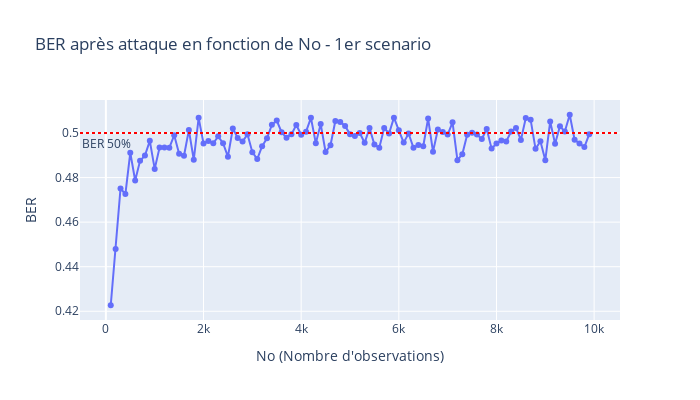
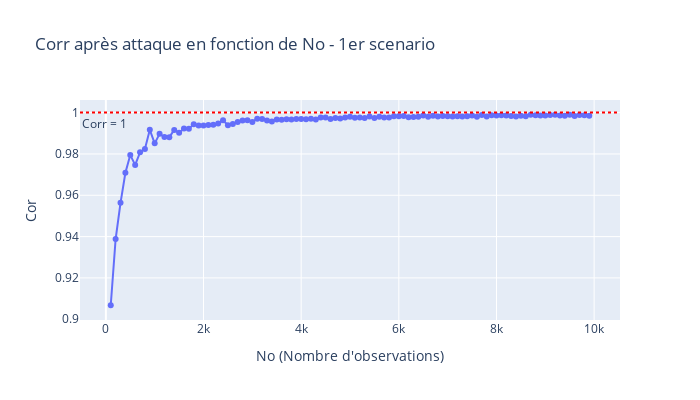

Notebook source saved alongside these figures, in order:
### Code cell
# Compute the Bit Error Rate between message m and the extracted message from Y using key k
def ber(Y,m,k):
    c = np.sign(np.dot(Y.T,k))
    return np.sum(c != m)/float(Ni)

# Compute the Normalised correlation
def norm_corr(hatk,k):
    hatk = hatk / np.sqrt(np.dot(hatk.T,hatk)) # Normalize
    corrN = np.abs(np.dot(hatk.T,k))/(np.linalg.norm(hatk)*np.linalg.norm(k)) 
    return corrN

def do_process(alpha,No):
    #print(f'alpha: {alpha}, No: {No}')
    X = np.random.randn(Nv,Ni) # Generate Ni random host vectors
    k = np.random.randn(Nv,1) # Generate de Watermark
    k = k / np.sqrt(np.dot(k.T,k)) # Normalize the watermark

    m1 = np.ones((Ni,1)) #Scenario with Known Messages: generate only ones
    K = np.dot(k,m1.T) # Generate the matrix of watermarks (each column contains m1_i*k)
    W = alpha*K
    Y = X + W # perform embedding


    Y_obs = Y[:,:No]
    
    hatk = np.mean(Y_obs, axis=1)
    hatk = hatk / np.sqrt(np.dot(hatk.T,hatk)) # We need to Normalize
    
    corrN = np.abs(np.dot(hatk.T,k))/(np.linalg.norm(hatk)*np.linalg.norm(k)) # Compute the Normalised correlation
    #print('Normalised correlation between the true key and the estimated key')
    #print(corrN)

    hatk = np.reshape(hatk,(Nv,1))# We need to reshape

    YA = Y - alpha*np.dot(hatk,m1.T) # perform the removal attack
    #print('BER après attaque:', ber(YA, m1, k))
    #print('\n\n')
    return ber(YA, m1, k), corrN[0]

    
alpha = 2 # Tune the power of the watermark here

# Réinitialisation des vecteurs pour les plots
ber_values = []
corr_values = []
No_values = range(100,Ni,100) 

# One example, will be used to draw plots
for No in No_values:
    ber_val, corr_val = do_process(alpha, No)
    ber_values.append(ber_val)
    corr_values.append(corr_val)


# Graphique du BER
fig_ber = go.Figure()
fig_ber.add_trace(go.Scatter(x=list(No_values), y=ber_values, mode='lines+markers', name='BER après attaque'))
fig_ber.add_hline(y=0.5, line_dash="dot", line_color="red", annotation_text="BER 50%", annotation_position="bottom left")
fig_ber.update_layout(
    title="BER après attaque en fonction de No - 1er scenario",
    xaxis_title="No (Nombre d'observations)",
    yaxis_title="BER",
    width=700,
    height=400
)
fig_ber.show()

# Graphique du Corr
fig_corr = go.Figure()
fig_corr.add_trace(go.Scatter(x=list(No_values), y=corr_values, mode='lines+markers', name='Corr après attaque'))
fig_corr.add_hline(y=1, line_dash="dot", line_color="red", annotation_text="Corr = 1", annotation_position="bottom left")
fig_corr.update_layout(
    title="Corr après attaque en fonction de No - 1er scenario",
    xaxis_title="No (Nombre d'observations)",
    yaxis_title="Cor",
    width=700,
    height=400
)
fig_corr.show()

### Figure 1 — Plotly figure (JSON) as saved in the notebook; plotly's stock layout.template omitted (floating-point values rounded to 4 significant figures)
{"data": [{"mode": "lines+markers", "name": "BER après attaque", "type": "scatter", "x": [100, 200, 300, 400, 500, 600, 700, 800, 900, 1000, 1100, 1200, 1300, 1400, 1500, 1600, 1700, 1800, 1900, 2000, 2100, 2200, 2300, 2400, 2500, 2600, 2700, 2800, 2900, 3000, 3100, 3200, 3300, 3400, 3500, 3600, 3700, 3800, 3900, 4000, 4100, 4200, 4300, 4400, 4500, 4600, 4700, 4800, 4900, 5000, 5100, 5200, 5300, 5400, 5500, 5600, 5700, 5800, 5900, 6000, 6100, 6200, 6300, 6400, 6500, 6600, 6700, 6800, 6900, 7000, 7100, 7200, 7300, 7400, 7500, 7600, 7700, 7800, 7900, 8000, 8100, 8200, 8300, 8400, 8500, 8600, 8700, 8800, 8900, 9000, 9100, 9200, 9300, 9400, 9500, 9600, 9700, 9800, 9900], "y": [0.4227, 0.4479, 0.4751, 0.4726, 0.4912, 0.4787, 0.4875, 0.4899, 0.4965, 0.4839, 0.4935, 0.4935, 0.4934, 0.499, 0.4907, 0.4898, 0.5013, 0.488, 0.5068, 0.4953, 0.4964, 0.4954, 0.4985, 0.4954, 0.4894, 0.502, 0.4978, 0.4962, 0.4994, 0.4914, 0.4883, 0.4941, 0.4976, 0.5037, 0.5056, 0.5003, 0.4979, 0.4994, 0.5036, 0.4992, 0.5006, 0.5068, 0.4954, 0.504, 0.4915, 0.4945, 0.5054, 0.505, 0.5032, 0.4994, 0.4987, 0.5, 0.4956, 0.5022, 0.4948, 0.4934, 0.5023, 0.4998, 0.5069, 0.5012, 0.4957, 0.4998, 0.4934, 0.4946, 0.4941, 0.5065, 0.4916, 0.5016, 0.5005, 0.4993, 0.5048, 0.4878, 0.4905, 0.4992, 0.5001, 0.4993, 0.4973, 0.5018, 0.493, 0.4953, 0.4966, 0.4962, 0.5007, 0.5023, 0.4969, 0.5067, 0.5059, 0.4929, 0.4963, 0.4878, 0.5052, 0.4952, 0.503, 0.5007, 0.5082, 0.497, 0.4953, 0.4937, 0.4995]}], "layout": {"annotations": [{"showarrow": false, "text": "BER 50%", "x": 0, "xanchor": "left", "xref": "x domain", "y": 0.5, "yanchor": "top", "yref": "y"}], "height": 400, "shapes": [{"line": {"color": "red", "dash": "dot"}, "type": "line", "x0": 0, "x1": 1, "xref": "x domain", "y0": 0.5, "y1": 0.5, "yref": "y"}], "title": {"text": "BER après attaque en fonction de No - 1er scenario"}, "width": 700, "xaxis": {"title": {"text": "No (Nombre d'observations)"}}, "yaxis": {"title": {"text": "BER"}}}}

### Figure 2 — Plotly figure (JSON) as saved in the notebook; plotly's stock layout.template omitted (floating-point values rounded to 4 significant figures)
{"data": [{"mode": "lines+markers", "name": "Corr après attaque", "type": "scatter", "x": [100, 200, 300, 400, 500, 600, 700, 800, 900, 1000, 1100, 1200, 1300, 1400, 1500, 1600, 1700, 1800, 1900, 2000, 2100, 2200, 2300, 2400, 2500, 2600, 2700, 2800, 2900, 3000, 3100, 3200, 3300, 3400, 3500, 3600, 3700, 3800, 3900, 4000, 4100, 4200, 4300, 4400, 4500, 4600, 4700, 4800, 4900, 5000, 5100, 5200, 5300, 5400, 5500, 5600, 5700, 5800, 5900, 6000, 6100, 6200, 6300, 6400, 6500, 6600, 6700, 6800, 6900, 7000, 7100, 7200, 7300, 7400, 7500, 7600, 7700, 7800, 7900, 8000, 8100, 8200, 8300, 8400, 8500, 8600, 8700, 8800, 8900, 9000, 9100, 9200, 9300, 9400, 9500, 9600, 9700, 9800, 9900], "y": [0.9068, 0.9388, 0.9563, 0.9709, 0.9794, 0.9747, 0.9808, 0.9824, 0.9917, 0.9851, 0.9897, 0.9882, 0.9881, 0.9916, 0.9902, 0.9923, 0.9922, 0.9943, 0.9938, 0.9938, 0.994, 0.9942, 0.9948, 0.9963, 0.9939, 0.9945, 0.9955, 0.9962, 0.9963, 0.9955, 0.997, 0.9969, 0.9962, 0.9957, 0.9967, 0.9965, 0.9968, 0.9966, 0.9969, 0.9969, 0.9968, 0.997, 0.9967, 0.9976, 0.9977, 0.997, 0.9974, 0.9971, 0.9977, 0.998, 0.9975, 0.9976, 0.9974, 0.9982, 0.9973, 0.998, 0.9976, 0.9977, 0.9982, 0.9983, 0.9984, 0.9978, 0.9979, 0.998, 0.9987, 0.998, 0.9985, 0.9981, 0.9983, 0.9983, 0.9982, 0.9982, 0.9981, 0.9983, 0.9986, 0.998, 0.9988, 0.9982, 0.9987, 0.9986, 0.9987, 0.9986, 0.9983, 0.9981, 0.9985, 0.9982, 0.999, 0.9987, 0.9986, 0.9986, 0.9989, 0.9989, 0.9986, 0.9985, 0.9989, 0.9983, 0.9989, 0.9987, 0.9985]}], "layout": {"annotations": [{"showarrow": false, "text": "Corr = 1", "x": 0, "xanchor": "left", "xref": "x domain", "y": 1, "yanchor": "top", "yref": "y"}], "height": 400, "shapes": [{"line": {"color": "red", "dash": "dot"}, "type": "line", "x0": 0, "x1": 1, "xref": "x domain", "y0": 1, "y1": 1, "yref": "y"}], "title": {"text": "Corr après attaque en fonction de No - 1er scenario"}, "width": 700, "xaxis": {"title": {"text": "No (Nombre d'observations)"}}, "yaxis": {"title": {"text": "Cor"}}}}
